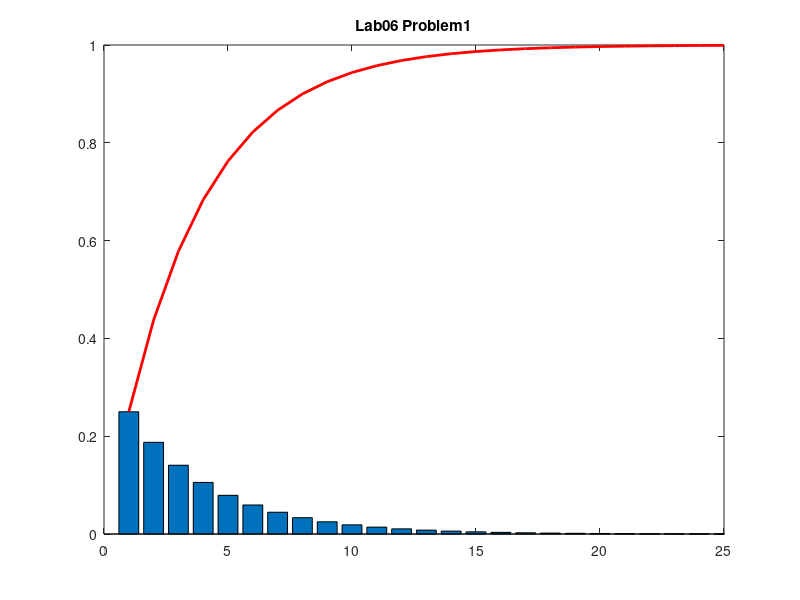

This chart was generated by the following MATLAB code:
function lab06_1()
    pr = bernoulli(0.25, 1:25);
    hold on;
    box on;
    bar(pr);
    plot(1:25, cumsum(pr), 'r', ...
         'linewidth', 2);
    xlim([0 25]);
    hold off;
    title("Lab06 Problem1");
    

end
function pr = bernoulli(p, k)
    pr = (1 - p) .^ (k - 1) .* p ;
end